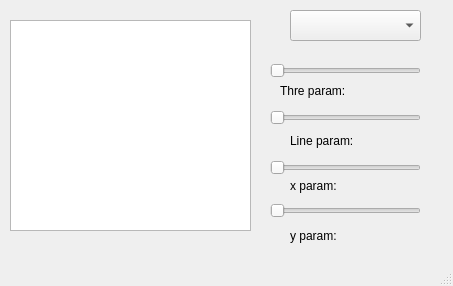
<?xml version="1.0" encoding="UTF-8"?>
<ui version="4.0">
 <class>Line_detect</class>
 <widget class="QMainWindow" name="Line_detect">
  <property name="geometry">
   <rect>
    <x>0</x>
    <y>0</y>
    <width>453</width>
    <height>286</height>
   </rect>
  </property>
  <property name="windowTitle">
   <string>MainWindow</string>
  </property>
  <widget class="QWidget" name="centralwidget">
   <widget class="QSlider" name="horizontalSlider_thre">
    <property name="geometry">
     <rect>
      <x>270</x>
      <y>60</y>
      <width>151</width>
      <height>21</height>
     </rect>
    </property>
    <property name="orientation">
     <enum>Qt::Horizontal</enum>
    </property>
   </widget>
   <widget class="QSlider" name="horizontalSlider_line">
    <property name="geometry">
     <rect>
      <x>270</x>
      <y>110</y>
      <width>151</width>
      <height>16</height>
     </rect>
    </property>
    <property name="orientation">
     <enum>Qt::Horizontal</enum>
    </property>
   </widget>
   <widget class="QComboBox" name="comboBox">
    <property name="geometry">
     <rect>
      <x>290</x>
      <y>10</y>
      <width>131</width>
      <height>31</height>
     </rect>
    </property>
   </widget>
   <widget class="QLabel" name="label_thre">
    <property name="geometry">
     <rect>
      <x>280</x>
      <y>80</y>
      <width>121</width>
      <height>21</height>
     </rect>
    </property>
    <property name="text">
     <string>Thre param:</string>
    </property>
   </widget>
   <widget class="QLabel" name="label_line">
    <property name="geometry">
     <rect>
      <x>290</x>
      <y>130</y>
      <width>121</width>
      <height>21</height>
     </rect>
    </property>
    <property name="text">
     <string>Line param:</string>
    </property>
   </widget>
   <widget class="QSlider" name="horizontalSlider_x">
    <property name="geometry">
     <rect>
      <x>270</x>
      <y>160</y>
      <width>151</width>
      <height>16</height>
     </rect>
    </property>
    <property name="orientation">
     <enum>Qt::Horizontal</enum>
    </property>
   </widget>
   <widget class="QLabel" name="label_x">
    <property name="geometry">
     <rect>
      <x>290</x>
      <y>170</y>
      <width>91</width>
      <height>31</height>
     </rect>
    </property>
    <property name="text">
     <string>x param:</string>
    </property>
   </widget>
   <widget class="QLabel" name="label_y">
    <property name="geometry">
     <rect>
      <x>290</x>
      <y>220</y>
      <width>81</width>
      <height>31</height>
     </rect>
    </property>
    <property name="text">
     <string>y param:</string>
    </property>
   </widget>
   <widget class="QSlider" name="horizontalSlider_y">
    <property name="geometry">
     <rect>
      <x>270</x>
      <y>200</y>
      <width>151</width>
      <height>21</height>
     </rect>
    </property>
    <property name="orientation">
     <enum>Qt::Horizontal</enum>
    </property>
   </widget>
   <widget class="QTextEdit" name="textEdit">
    <property name="geometry">
     <rect>
      <x>10</x>
      <y>20</y>
      <width>241</width>
      <height>211</height>
     </rect>
    </property>
   </widget>
  </widget>
  <widget class="QMenuBar" name="menubar">
   <property name="geometry">
    <rect>
     <x>0</x>
     <y>0</y>
     <width>453</width>
     <height>21</height>
    </rect>
   </property>
  </widget>
  <widget class="QStatusBar" name="statusbar"/>
 </widget>
 <resources/>
 <connections/>
</ui>
